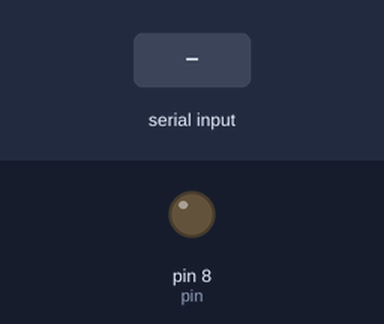
A sketch run on a simulated Arduino Uno, built with avr-gcc and run on an emulated ATmega328P. Shown: output pins drawn as LEDs (lit = HIGH). The test bench sets the inputs (shaded band).

Above: at 1.2 s.
1.3 s: "1" received over Serial
2.9 s: "0" received over Serial
At 2.96 s:
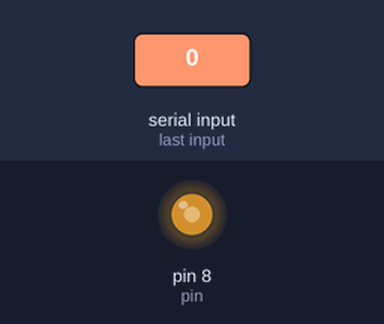
Timing chart, 0 to 5.9 s (numbered marks = the images above; inputs shaded):
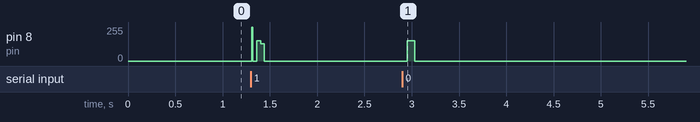

The sketch:

codigoSesion2Emisor.ino
```cpp
int TAU = 4;
int pin = 8;

int CANTCARATERES = 31;
#define TAMCODIGO 5
struct caracter
{
  char caracter;
  int codigo[TAMCODIGO];
};

struct caracter characters[31] = {
  {'a',  {0, 0, 0, 0, 0}},
  {'b',  {0, 0, 0, 0, 1}},
  {'c',  {0, 0, 0, 1, 0}},
  {'d',  {0, 0, 0, 1, 1}},
  {'e',  {0, 0, 1, 0, 0}},
  {'f',  {0, 0, 1, 0, 1}},
  {'g',  {0, 0, 1, 1, 0}},
  {'h',  {0, 0, 1, 1, 1}},
  {'i',  {0, 1, 0, 0, 0}},
  {'j',  {0, 1, 0, 0, 1}},
  {'k',  {0, 1, 0, 1, 0}},
  {'l',  {0, 1, 0, 1, 1}},
  {'m',  {0, 1, 1, 0, 0}},
  {'n',  {0, 1, 1, 0, 1}},
  {'o',  {0, 1, 1, 1, 0}},
  {'p',  {0, 1, 1, 1, 1}},
  {'q',  {1, 0, 0, 0, 0}},
  {'r',  {1, 0, 0, 0, 1}},
  {'s',  {1, 0, 0, 1, 0}},
  {'t',  {1, 0, 0, 1, 1}},
  {'u',  {1, 0, 1, 0, 0}},
  {'v',  {1, 0, 1, 0, 1}},
  {'w',  {1, 0, 1, 1, 0}},
  {'x',  {1, 0, 1, 1, 1}},
  {'y',  {1, 1, 0, 0, 0}},
  {'z',  {1, 1, 0, 0, 1}},
  {'.',  {1, 1, 0, 1, 0}},
  {',',  {1, 1, 0, 1, 1}},
  {';',  {1, 1, 1, 0, 0}},
  {' ',  {1, 1, 1, 0, 1}},
  {3,   {1, 1, 1, 1, 0}}
};

int * codificador(char letra) {
  for (int i = 0; i < CANTCARATERES; ++i) {
    if (characters[i].caracter == letra) {
      return characters[i].codigo;
    }
  }
}
void setup() {
  // put your setup code here, to run once:
  pinMode(pin, OUTPUT);
  Serial.begin(9600);
}
void loop() {
  int * codigo;
  bool leido = false;
  while (Serial.available() > 0) {
    leido = true;
    codigo  = codificador(Serial.read ());
    for (int i = 0; i < TAMCODIGO; ++i) {
      sendBit(codigo[i], pin);
    }
  }
  if (leido) {
    codigo  = codificador(3);
    for (int i = 0; i < TAMCODIGO; ++i) {
      sendBit(codigo[i], pin);
    }
  }
}

void sendBit(int value, int pin) {
  digitalWrite(pin, HIGH);

  if (value == 0)
    delay(TAU);
  else if (value == 1)
    delay(2 * TAU);

  digitalWrite(pin, LOW);
  delay(TAU);

};
```

Measured:
- after the input at 2.9 s, pin 8 (pin): 0/255 → 152/255 after 0.05 s, → 0/255 0.08 s later
